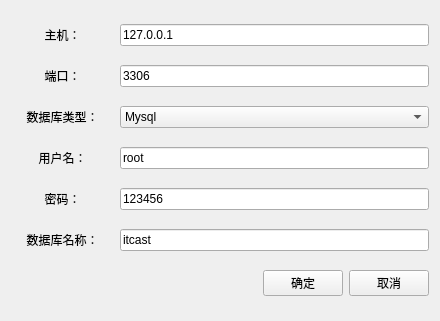
<?xml version="1.0" encoding="UTF-8"?>
<ui version="4.0">
 <class>DatabaseConnectionWgt</class>
 <widget class="QWidget" name="DatabaseConnectionWgt">
  <property name="geometry">
   <rect>
    <x>0</x>
    <y>0</y>
    <width>440</width>
    <height>321</height>
   </rect>
  </property>
  <property name="windowTitle">
   <string>数据库连接</string>
  </property>
  <layout class="QVBoxLayout" name="verticalLayout">
   <item>
    <layout class="QHBoxLayout" name="horizontalLayout_2" stretch="1,3">
     <item>
      <widget class="QLabel" name="label">
       <property name="text">
        <string>主机：</string>
       </property>
       <property name="alignment">
        <set>Qt::AlignmentFlag::AlignCenter</set>
       </property>
      </widget>
     </item>
     <item>
      <widget class="QLineEdit" name="ip_line">
       <property name="text">
        <string>127.0.0.1</string>
       </property>
      </widget>
     </item>
    </layout>
   </item>
   <item>
    <layout class="QHBoxLayout" name="horizontalLayout_6" stretch="1,3">
     <item>
      <widget class="QLabel" name="label_5">
       <property name="text">
        <string>端口：</string>
       </property>
       <property name="alignment">
        <set>Qt::AlignmentFlag::AlignCenter</set>
       </property>
      </widget>
     </item>
     <item>
      <widget class="QLineEdit" name="port_line">
       <property name="text">
        <string>3306</string>
       </property>
      </widget>
     </item>
    </layout>
   </item>
   <item>
    <layout class="QHBoxLayout" name="horizontalLayout_3" stretch="1,3">
     <item>
      <widget class="QLabel" name="label_3">
       <property name="text">
        <string>数据库类型：</string>
       </property>
       <property name="alignment">
        <set>Qt::AlignmentFlag::AlignCenter</set>
       </property>
      </widget>
     </item>
     <item>
      <widget class="QComboBox" name="sqlType_combobox">
       <item>
        <property name="text">
         <string>Mysql</string>
        </property>
       </item>
      </widget>
     </item>
    </layout>
   </item>
   <item>
    <layout class="QHBoxLayout" name="horizontalLayout_4" stretch="1,3">
     <item>
      <widget class="QLabel" name="label_2">
       <property name="text">
        <string>用户名：</string>
       </property>
       <property name="alignment">
        <set>Qt::AlignmentFlag::AlignCenter</set>
       </property>
      </widget>
     </item>
     <item>
      <widget class="QLineEdit" name="root_line">
       <property name="text">
        <string>root</string>
       </property>
      </widget>
     </item>
    </layout>
   </item>
   <item>
    <layout class="QHBoxLayout" name="horizontalLayout_5" stretch="1,3">
     <item>
      <widget class="QLabel" name="label_4">
       <property name="text">
        <string>密码：</string>
       </property>
       <property name="alignment">
        <set>Qt::AlignmentFlag::AlignCenter</set>
       </property>
      </widget>
     </item>
     <item>
      <widget class="QLineEdit" name="password_line">
       <property name="text">
        <string>123456</string>
       </property>
      </widget>
     </item>
    </layout>
   </item>
   <item>
    <layout class="QHBoxLayout" name="horizontalLayout_8" stretch="1,3">
     <item>
      <widget class="QLabel" name="label_6">
       <property name="text">
        <string>数据库名称：</string>
       </property>
       <property name="alignment">
        <set>Qt::AlignmentFlag::AlignCenter</set>
       </property>
      </widget>
     </item>
     <item>
      <widget class="QLineEdit" name="databaseName_line">
       <property name="text">
        <string>itcast</string>
       </property>
      </widget>
     </item>
    </layout>
   </item>
   <item>
    <layout class="QHBoxLayout" name="horizontalLayout">
     <item>
      <spacer name="horizontalSpacer">
       <property name="orientation">
        <enum>Qt::Orientation::Horizontal</enum>
       </property>
       <property name="sizeHint" stdset="0">
        <size>
         <width>40</width>
         <height>20</height>
        </size>
       </property>
      </spacer>
     </item>
     <item>
      <widget class="QPushButton" name="yes_btn">
       <property name="text">
        <string>确定</string>
       </property>
      </widget>
     </item>
     <item>
      <widget class="QPushButton" name="cancel_btn">
       <property name="text">
        <string>取消</string>
       </property>
      </widget>
     </item>
    </layout>
   </item>
  </layout>
 </widget>
 <resources/>
 <connections/>
</ui>
